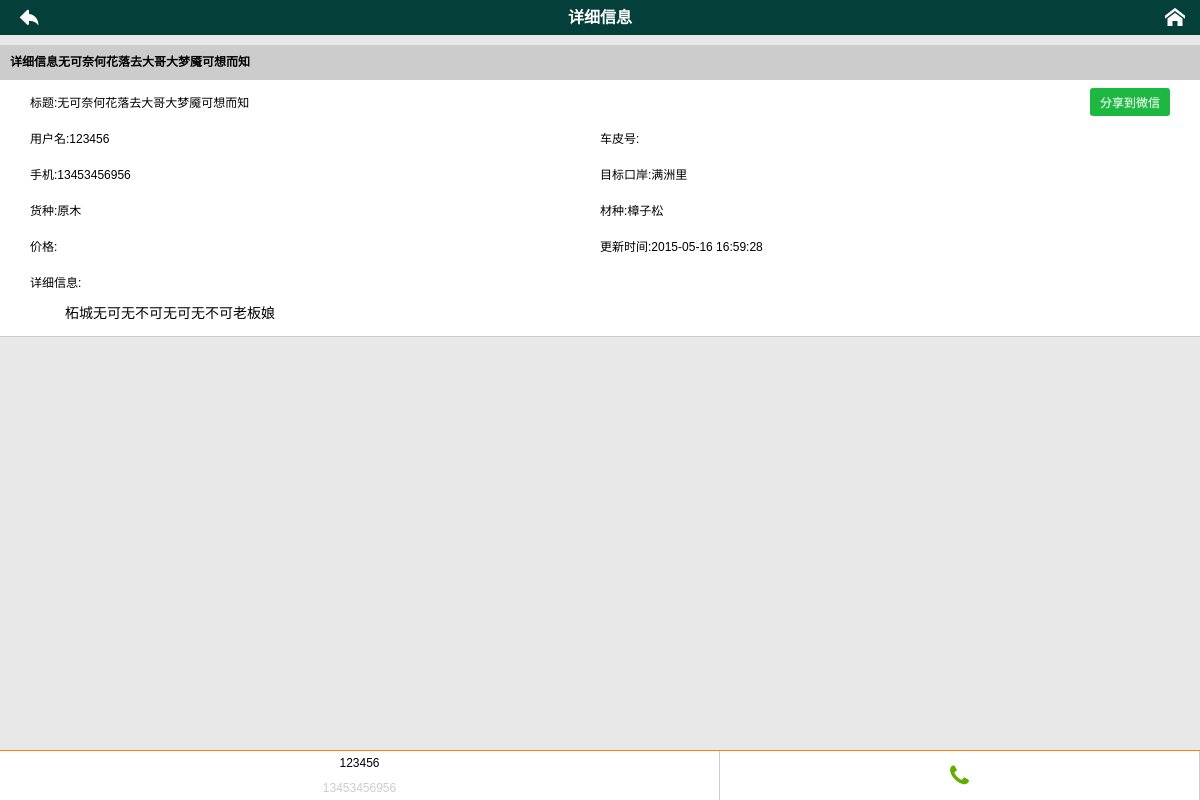
The app's page /saleInfo.php?saleid=1 with its own data.
### tables this page shows
CREATE TABLE `t_sale` (
  `saleid` int(11) NOT NULL auto_increment,
  `userid` int(11) default NULL,
  `productid` int(11) default NULL,
  `title` varchar(30) default NULL,
  `content` varchar(100) default NULL,
  `portid` int(11) default NULL,
  `kindid` int(11) default NULL,
  `stuffid` int(11) default NULL,
  `price` int(11) default NULL,
  `updatetime` datetime default NULL,
  `carnum` varchar(8) default NULL,
  PRIMARY KEY  (`saleid`)
);

CREATE TABLE `t_user` (
  `userid` int(11) NOT NULL auto_increment,
  `phone` char(11) NOT NULL,
  `username` varchar(20) default NULL,
  `userpic` varchar(50) default NULL,
  `portid` int(11) default NULL,
  `city` varchar(20) default NULL,
  `rightid` int(11) default NULL,
  `score` int(11) default NULL,
  `password` varchar(100) default NULL,
  `phone1` char(11) default NULL,
  `phone2` char(11) default NULL,
  `freeze` tinyint(4) default NULL,
  `remark` varchar(30) default NULL,
  `loginnum` int(11) default '0',
  `regtime` datetime NOT NULL,
  `logintime` datetime NOT NULL,
  PRIMARY KEY  (`userid`),
  KEY `portid` (`portid`)
);

CREATE TABLE `t_port` (
  `portid` int(11) NOT NULL auto_increment,
  `portName` char(20) default NULL,
  PRIMARY KEY  (`portid`)
);

CREATE TABLE `t_kind` (
  `kindid` int(11) NOT NULL auto_increment,
  `kindName` char(10) NOT NULL,
  PRIMARY KEY  (`kindid`)
);

CREATE TABLE `t_stuff` (
  `stuffid` int(11) NOT NULL auto_increment,
  `stuffName` char(10) default NULL,
  PRIMARY KEY  (`stuffid`)
);

### mcr_fns.php (called while the page is built, shortened)
<?php
    function get_saledetail($saleid){
		$conn = db_connect();
		$query="select saleid, carnum ,username,".
	    " kindname,stuffname,phone,portname,updatetime,title,content,price ".
        " from t_sale p,t_kind k,t_stuff s,t_port r,t_user u ".
        " where p.userid = u.userid and p.kindid = k.kindid and ".
		" p.stuffid = s.stuffid and p.portid =r.portid and saleid =".$saleid;
		$result=@$conn->query($query);
		$num_from =@$result->num_rows;
		$result= db_result_to_array($result);
		return $result;
	}
?>

### db_fns.php (called while the page is built, shortened)
<?php
function db_result_to_array($result) {
   $res_array = array();
   for ($count=0; $row = $result->fetch_assoc(); $count++) {
     $res_array[$count] = $row;
   }
   return $res_array;
}
?>

### saleInfo.php (the view, shortened to what this page needs)
<!DOCTYPE html>
<html>
<head>
<link rel="stylesheet" type="text/css" href="/statics/css/yumReset.css" />
<link rel="stylesheet" type="text/css" href="/statics/css/yumPage.css" />
<link rel="stylesheet" type="text/css" href="/com/icomoon/style.css" />
</head>
<?php
	$saleid=$_GET['saleid'];
	$sale_array = get_saledetail($saleid);
?>
<body>
<header class="header">
	<a href="javascript:history.back();"><i class="icon-arrow-back"></i></a>
	<h2>详细信息</h2>
	<a href="index.php"><i class="icon-home"></i></a>
</header>
<?php
   if (!is_array($sale_array)) {
      $noconnect ="<p>对不起，没有查找到您要查找的内容！</p>";
      echo  $noconnect;
    }
	else {
	$row =$sale_array[0];
  ?>
<dl class="panel-body">
	<dt>详细信息<?php echo $row['title']; ?></dt>
	<dd>
		<ul class="panel-col-2 clearfix">
			<li class="panel-row-1">标题:<?php echo $row['title']; ?><button class="button button-success fr">分享到微信</button></li>
			<li>用户名:<?php echo $row['username']; ?></li>
			<li>车皮号:<?php echo $row['carnum']; ?></li>
			<li>手机:<?php echo $row['phone']; ?></li>
			<li>目标口岸:<?php echo $row['portname']; ?></li>
			<li>货种:<?php echo $row['kindname']; ?></li>
			<li>材种:<?php echo $row['stuffname']; ?></li>
			<li>价格:<?php echo $row['price']; ?></li>
			<li>更新时间:<?php echo $row['updatetime']; ?></li>
			<li class="panel-row-1 detailInfo">详细信息:<p><?php echo $row['content']; ?></p></li>
		</ul>
	</dd>
</dl>
<div class="fixed">
	<ul>
		<li class="borker">
			<span class="borkerName"><?php echo $row['username']; ?></span>
			<p><?php echo $row['phone']; ?></p>
		</li>
		<li><a href="tel:13099000654">
			<span class="icon-phone borkerTel"></span>
		</a></li>
	</ul>
</div>
<?php
  }
?>
</body>
</html>

### statics/css/yumPage.css (style rules this page uses)
body { background-color: #e8e8e8; font: 12px/1.2 arial,Tahoma,SimSun,sans-serif; }
.header { width: 100%; height: 35px; line-height: 35px; background-color: #053F39; color: #fff; text-align: center; position: relative; margin-bottom: 8px; }
.header a { color: #fff; }
.header h2 { text-align: center; }
.header a:first-child { position: absolute; top: 2px; left: 15px; font-size: 28px; }
.header a:last-child { position: absolute; top: 2px; right: 15px; font-size: 20px; }
.panel-body dt { padding: 0px 10px; background-color: #ccc; line-height: 35px; font-weight: bold; margin-top: 10px; }
.panel-body dd { background-color: #fff; padding: 5px 30px; border-bottom: 1px solid #ccc; }
.panel-body li { padding: 3px 0px; line-height: 30px; }
.panel-body .panel-col-2 li { width: 50%; float: left; }
.panel-body li.panel-row-1 { width: 100%; }
body { padding-bottom: 50px; }
.fixed { width: 100%; height: 50px; background-color: #fff; border-top: 1px solid #FD8000; position: fixed; bottom: 0; left: 0; }
.fixed li { display: inline-block; float: left; width: 40%; height: 50px; line-height: 25px; text-align: center; border-right: 1px solid #ccc; }
.fixed li p { color: #ccc; font-size: 12px; }
.fixed li.borker { width: 60%; }
.borkerName { color: #000; }
.fixed .borkerTel { color: #60af00; font-size: 2em; line-height: 50px; }
.button { background-color: #e6e6e6; padding: 5px 10px; border-radius: 3px; border: 0; text-shadow: 0 1px 1px rgba(255, 255, 255, 0.2); }
.button-success { background: rgb(28, 184, 65); color: #fff; }
.panel-body li.detailInfo { height: auto; }
.detailInfo { height: auto; }
.detailInfo p { text-indent:35px; font-size: 14px; }
.fr { float: right; }

### com/icomoon/style.css (style rules this page uses)
[class^="icon-"], [class*=" icon-"] { font-family: 'icomoon'; speak: none; font-style: normal; font-weight: normal; font-variant: normal; text-transform: none; line-height: 1; -webkit-font-smoothing: antialiased; -moz-osx-font-smoothing: grayscale; }
.icon-arrow-back:before { content: "\e603"; }
.icon-phone:before { content: "\f095"; }
.icon-home:before { content: "\e900"; }

### records on screen
t_sale: title "无可奈何花落去大哥大梦魇可想而知", userid.username "123456", userid.phone "13453456956", portid.portName "满洲里", kindid.kindName "原木", stuffid.stuffName "樟子松", updatetime "2015-05-16 16:59:28", content "柘城无可无不可无可无不可老板娘"
